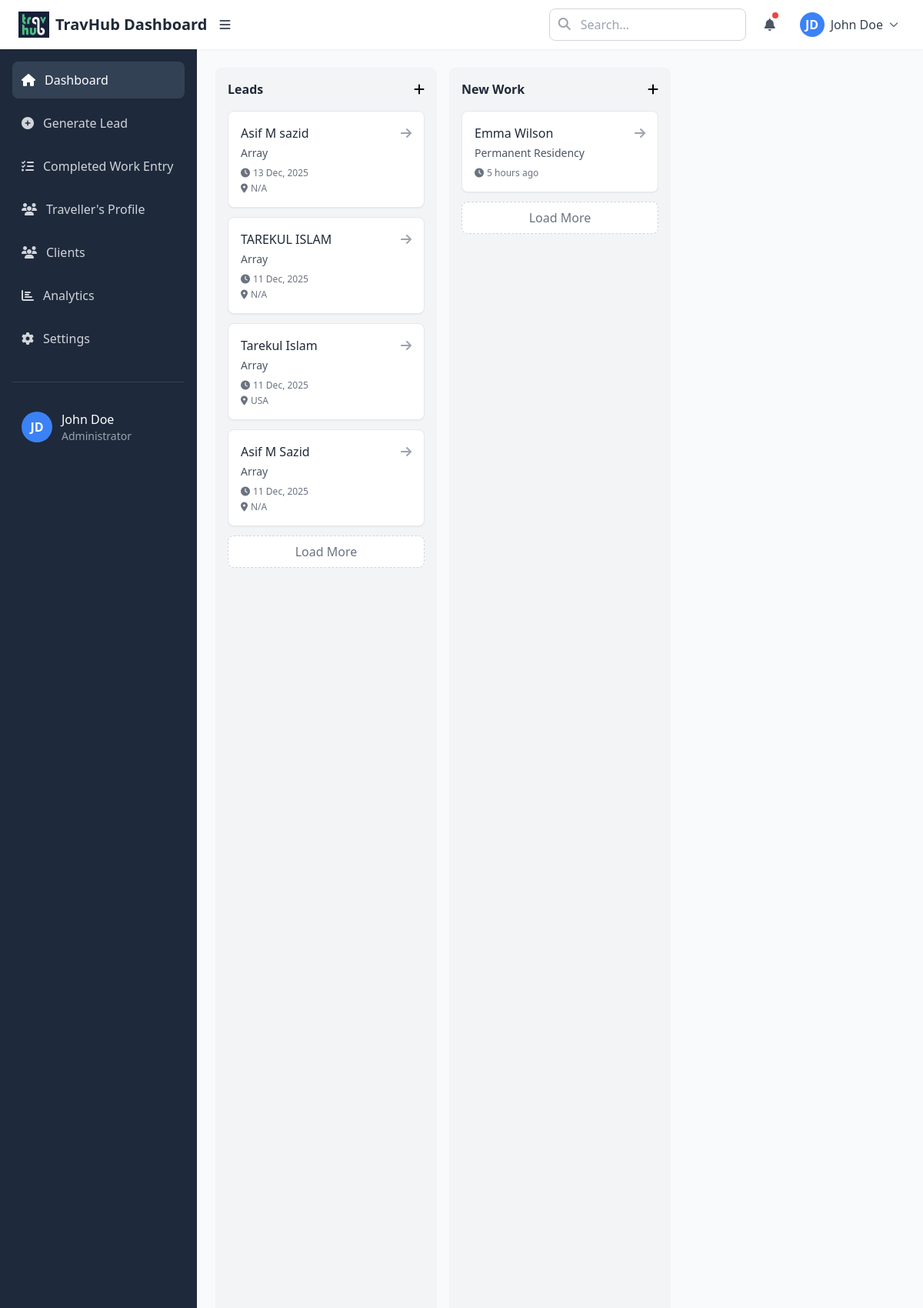
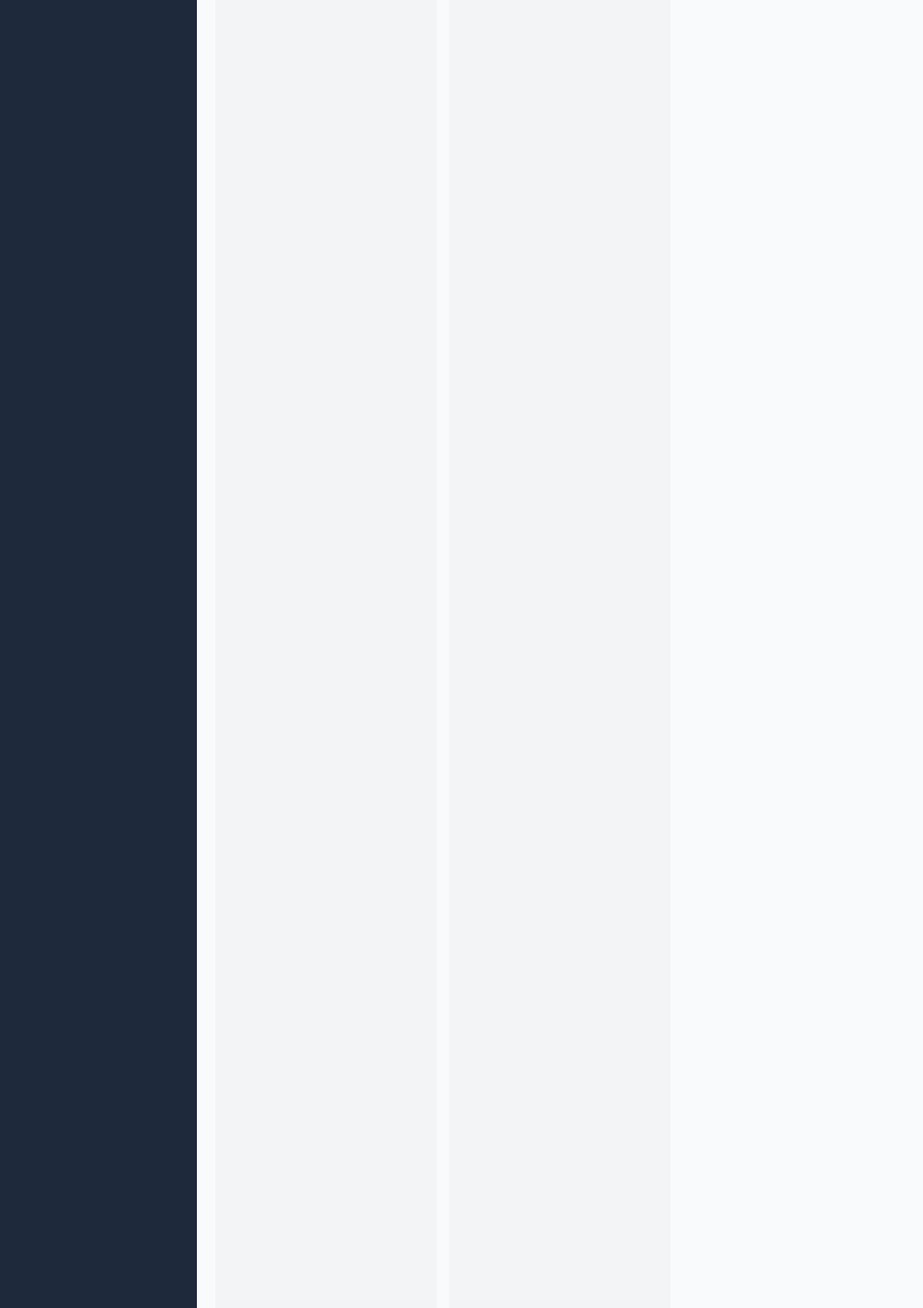
The page / (upper part) on the database its author committed (2 pictures, top to bottom).
### tables this page shows
CREATE TABLE `leads` (
  `id` int(10) UNSIGNED NOT NULL,
  `uuid` varchar(36) NOT NULL,
  `service_count` int(11) DEFAULT NULL,
  `service_type` varchar(100) DEFAULT NULL,
  `client_info` longtext DEFAULT NULL CHECK (json_valid(`client_info`)),
  `service_data` longtext DEFAULT NULL CHECK (json_valid(`service_data`)),
  `lead_info` longtext DEFAULT NULL CHECK (json_valid(`lead_info`)),
  `metadata` longtext DEFAULT NULL CHECK (json_valid(`metadata`)),
  `lead_status` varchar(128) DEFAULT 'pending',
  `created_at` timestamp NULL DEFAULT current_timestamp(),
  `updated_at` timestamp NULL DEFAULT current_timestamp() ON UPDATE current_timestamp()
);

### index.php (the view, shortened to what this page needs)
<?php
require 'server/db_connection.php';
try {
    $stmt = $pdo->prepare("
            SELECT * FROM leads
            WHERE lead_status = ?
            ORDER BY created_at DESC
        ");
    $stmt->execute(['pending']);
    $leads = $stmt->fetchAll(PDO::FETCH_ASSOC);
} catch (Exception $e) {
    echo '<p class="text-red-500">' . $e->getMessage() . '</p>';
    exit;
}
?>
<!DOCTYPE html>
<html lang="en">
<head>
    <script src="https://cdn.tailwindcss.com"></script>
    <link rel="stylesheet" href="https://cdnjs.cloudflare.com/ajax/libs/font-awesome/6.4.0/css/all.min.css">
    <link rel="stylesheet" href="assets/style.css">
</head>
<body class="bg-gray-50 font-sans">
    <?php include 'elements/header.php'; ?>
    <?php include 'elements/aside.php'; ?>
    <main id="mainContent" class="pt-16 pb-16 md:pb-0 md:pl-16 lg:pl-64 transition-all duration-300">
        <div class="p-3 md:p-6">
            <div class="grid grid-cols-1 sm:grid-cols-2 lg:grid-cols-3 xl:grid-cols-6 gap-4">
                <div class="bg-gray-100 rounded-lg p-3 md:p-4 flex flex-col h-[400px] md:h-[calc(100vh-8rem)]">
                    <div class="flex justify-between items-center mb-3 md:mb-4">
                        <h2 class="font-semibold text-gray-800 text-sm md:text-base">Leads</h2>
                        <a href="./generate-leads.php" class="kanban-btn-add text-xs md:text-base" target="_blank">
                            <i class="fas fa-plus"></i>
                        </a>
                    </div>
                    <div id="leadsColumn" class="column-scroll overflow-y-auto flex-grow space-y-2 md:space-y-3">
                        <?php
                        if (!empty($leads)) {
                            $index = 0;
                            $total = count($leads);
                            while ($index < $total) {
                                $lead = $leads[$index];
                                $clientInfo  = json_decode($lead['client_info'], true);
                                $serviceData = json_decode($lead['service_data'], true);
                                $name = $clientInfo['name'] ?? 'Unknown';
                                $displayService = 'N/A';
                                if (!empty($lead['service_type'])) {
                                    $decodedType = json_decode($lead['service_type'], true);
                                    if (json_last_error() === JSON_ERROR_NONE && is_array($decodedType)) {
                                        $displayService = implode(', ', array_map('ucfirst', $decodedType));
                                    } else {
                                        $displayService = $lead['service_type'];
                                    }
                                }
                                $country = 'N/A';
                                if (is_array($serviceData)) {
                                    foreach ($serviceData as $service) {
                                        if (!empty($service['country'])) {
                                            $country = strtoupper($service['country']);
                                            break;
                                        }
                                    }
                                }
                                $submittedAt = !empty($lead['created_at'])
                                    ? date("j M, Y", strtotime($lead['created_at']))
                                    : 'Unknown';
                        ?>
                                <div class="kanban-card bg-white p-4 rounded-lg shadow-sm border border-gray-200 lead-card"
                                    data-lead-id="<?= $lead['id']; ?>"
                                    data-lead-info='<?= htmlspecialchars(json_encode($lead), ENT_QUOTES, "UTF-8"); ?>'>
                                    <div class="flex justify-between items-start">
                                        <div>
                                            <h3 class="font-medium text-gray-800"><?= htmlspecialchars($name); ?></h3>
                                            <p class="text-sm text-gray-600 mt-1">
                                                <?= htmlspecialchars($displayService); ?>
                                            </p>
                                            <div class="flex items-center mt-2 text-xs text-gray-500">
                                                <i class="fas fa-clock mr-1"></i>
                                                <span><?= $submittedAt; ?></span>
                                            </div>
                                            <div class="flex items-center mt-1 text-xs text-gray-500">
                                                <i class="fas fa-map-marker-alt mr-1"></i>
                                                <span><?= htmlspecialchars($country); ?></span>
                                            </div>
                                        </div>
                                        <button class="kanban-btn-move text-gray-400 hover:text-blue-500"
                                            data-from="leads"
                                            data-to="newWork">
                                            <i class="fas fa-arrow-right"></i>
                                        </button>
                                    </div>
                                </div>
                        <?php
                                $index++;
                            }
                        } else {
                            echo '<p class="text-gray-500 text-sm">No pending leads found.</p>';
                        }
                        ?>
                        <button class="kanban-btn-load-more w-full py-2 bg-white border border-dashed border-gray-300 rounded-lg text-gray-500 hover:bg-gray-50 hover:text-gray-700"
                            data-column="leads">
                            Load More
                        </button>
                    </div>
                </div>
                <div class="bg-gray-100 rounded-lg p-3 md:p-4 flex flex-col h-[400px] md:h-[calc(100vh-8rem)]">
                    <div class="flex justify-between items-center mb-3 md:mb-4">
                        <h2 class="font-semibold text-gray-800 text-sm md:text-base">New Work</h2>
                        <button class="kanban-btn-add text-xs md:text-base" data-modal="workModal">
                            <i class="fas fa-plus"></i>
                        </button>
                    </div>
                    <div id="newWorkColumn" class="column-scroll overflow-y-auto flex-grow space-y-2 md:space-y-3">
                        <div class="kanban-card bg-white p-4 rounded-lg shadow-sm border border-gray-200 card-hover">
                            <div class="flex justify-between items-start">
                                <div>
                                    <h3 class="font-medium text-gray-800">Emma Wilson</h3>
                                    <p class="text-sm text-gray-600 mt-1">Permanent Residency</p>
                                    <div class="flex items-center mt-2 text-xs text-gray-500">
                                        <i class="fas fa-clock mr-1"></i>
                                        <span>5 hours ago</span>
                                    </div>
                                </div>
                                <button class="kanban-btn-move text-gray-400 hover:text-blue-500" data-from="newWork" data-to="inProgress">
                                    <i class="fas fa-arrow-right"></i>
                                </button>
                            </div>
                        </div>
                        <button class="kanban-btn-load-more w-full py-2 bg-white border border-dashed border-gray-300 rounded-lg text-gray-500 hover:bg-gray-50 hover:text-gray-700" data-column="newWork">
                            Load More
                        </button>
                    </div>
                </div>
            </div>
        </div>
    </main>
</body>
</html>

### elements/header.php (shortened to what this page needs)
<header class="fixed top-0 left-0 right-0 h-16 bg-white shadow-sm z-30 flex items-center justify-between px-4 md:px-6">
    <div class="flex items-center">
        <img src="../assets/images/logo/logo.png" width="40" class="hidden md:block">
        <h1 class="text-lg md:text-xl font-semibold text-gray-800 ml-2 truncate max-w-[150px] md:max-w-none">TravHub Dashboard</h1>
        <button id="sidebarToggle" class="p-2 rounded-lg hover:bg-gray-100 ml-2">
            <i class="fas fa-bars text-gray-600"></i>
        </button>
    </div>
    <div class="flex items-center space-x-2 md:space-x-4">
        <div class="relative hidden md:block">
            <input type="text" placeholder="Search..." class="pl-10 pr-4 py-2 rounded-lg border border-gray-300 focus:outline-none focus:ring-2 focus:ring-blue-500 focus:border-transparent w-40 lg:w-64">
            <i class="fas fa-search absolute left-3 top-3 text-gray-400"></i>
        </div>
        <div class="relative">
            <button id="notificationBtn" class="p-2 rounded-lg hover:bg-gray-100 relative">
                <i class="fas fa-bell text-gray-600"></i>
                <span class="absolute top-1 right-1 w-2 h-2 bg-red-500 rounded-full"></span>
            </button>
        </div>
        <div class="relative hidden md:block">
            <button id="userMenuBtn" class="flex items-center space-x-2 p-2 rounded-lg hover:bg-gray-100">
                <div class="w-8 h-8 bg-blue-500 rounded-full flex items-center justify-center text-white font-semibold">JD</div>
                <span class="text-gray-700 hidden lg:inline">John Doe</span>
                <i class="fas fa-chevron-down text-gray-500 text-xs"></i>
            </button>
        </div>
    </div>
</header>

### elements/aside.php
<?php
    $currentPage = basename($_SERVER['PHP_SELF']);
?>
<aside id="sidebar" class="fixed top-16 left-0 h-full bg-slate-800 text-white sidebar-transition z-20 w-64">
    <nav class="p-4">
        <ul class="space-y-2">
            <li>
                <a href="../index.php"
                   class="flex items-center p-3 rounded-lg
                   <?= $currentPage == 'index.php' ? 'bg-slate-700 text-white' : 'text-gray-300 hover:bg-slate-700' ?>">
                    <i class="fas fa-home mr-3"></i>
                    <span class="sidebar-text">Dashboard</span>
                </a>
            </li>
            <li>
                <a href="../generate-leads.php"
                   class="flex items-center p-3 rounded-lg
                   <?= $currentPage == 'generate-leads.php' ? 'bg-slate-700 text-white' : 'text-gray-300 hover:bg-slate-700' ?>">
                    <i class="fas fa-circle-plus mr-3"></i>
                    <span class="sidebar-text">Generate Lead</span>
                </a>
            </li>
            <li>
                <a href="completed-work-entry.php"
                   class="flex items-center p-3 rounded-lg
                   <?= $currentPage == 'completed-work-entry.php' ? 'bg-slate-700 text-white' : 'text-gray-300 hover:bg-slate-700' ?>">
                    <i class="fas fa-tasks mr-3"></i>
                    <span class="sidebar-text">Completed Work Entry</span>
                </a>
            </li>
            <li>
                <a href="traveler-profile.php"
                   class="flex items-center p-3 rounded-lg
                   <?= $currentPage == 'traveler-profile.php' ? 'bg-slate-700 text-white' : 'text-gray-300 hover:bg-slate-700' ?>">
                    <i class="fas fa-users mr-3"></i>
                    <span class="sidebar-text">Traveller's Profile</span>
                </a>
            </li>
            <li>
                <a href="clients.php"
                   class="flex items-center p-3 rounded-lg
                   <?= $currentPage == 'clients.php' ? 'bg-slate-700 text-white' : 'text-gray-300 hover:bg-slate-700' ?>">
                    <i class="fas fa-users mr-3"></i>
                    <span class="sidebar-text">Clients</span>
                </a>
            </li>
            <li>
                <a href="analytics.php"
                   class="flex items-center p-3 rounded-lg
                   <?= $currentPage == 'analytics.php' ? 'bg-slate-700 text-white' : 'text-gray-300 hover:bg-slate-700' ?>">
                    <i class="fas fa-chart-bar mr-3"></i>
                    <span class="sidebar-text">Analytics</span>
                </a>
            </li>
            <li>
                <a href="settings.php"
                   class="flex items-center p-3 rounded-lg
                   <?= $currentPage == 'settings.php' ? 'bg-slate-700 text-white' : 'text-gray-300 hover:bg-slate-700' ?>">
                    <i class="fas fa-cog mr-3"></i>
                    <span class="sidebar-text">Settings</span>
                </a>
            </li>
        </ul>
        <div class="mt-8 pt-6 border-t border-slate-700 user-info">
            <div class="flex items-center p-3">
                <div class="w-10 h-10 bg-blue-500 rounded-full flex items-center justify-center text-white font-semibold">JD</div>
                <div class="ml-3">
                    <p class="text-white font-medium">John Doe</p>
                    <p class="text-gray-400 text-sm">Administrator</p>
                </div>
            </div>
        </div>
    </nav>
</aside>

### assets/style.css (style rules this page uses)
:root { --primary: #3b82f6; --secondary: #6366f1; --success: #10b981; --warning: #f59e0b; --error: #ef4444; --dark: #1e293b; --gray: #64748b; --light: #f8fafc; --border: #e2e8f0; }
.sidebar-transition { transition: all 0.3s ease; }
.card-hover { transition: all 0.2s ease; }
.kanban-card { transition: all 0.2s ease; cursor: pointer; }
.column-scroll { scrollbar-width: thin; scrollbar-color: #cbd5e0 #f7fafc; }
.kanban-btn-move, .kanban-btn-edit { transition: all 0.2s ease; }
.sidebar-text { transition: all 0.3s ease; opacity: 1; transform: translateX(0); }
.user-info { transition: all 0.3s ease; }

### index.php (style rules this page uses)
.lead-card { transition: all 0.2s ease; cursor: pointer; }
.column-scroll { scrollbar-width: thin; scrollbar-color: #cbd5e0 #f7fafc; }
.kanban-btn-move, .kanban-btn-edit { transition: all 0.2s ease; }

### rows shown on the page
leads: client_info "Asif M sazid", service_type "Array", created_at "13 Dec, 2025", country "N/A"
leads: client_info "TAREKUL ISLAM", service_type "Array", created_at "11 Dec, 2025", country "N/A"
leads: client_info "Tarekul Islam", service_type "Array", created_at "11 Dec, 2025", country "USA"
leads: client_info "Asif M Sazid", service_type "Array", created_at "11 Dec, 2025", country "N/A"
